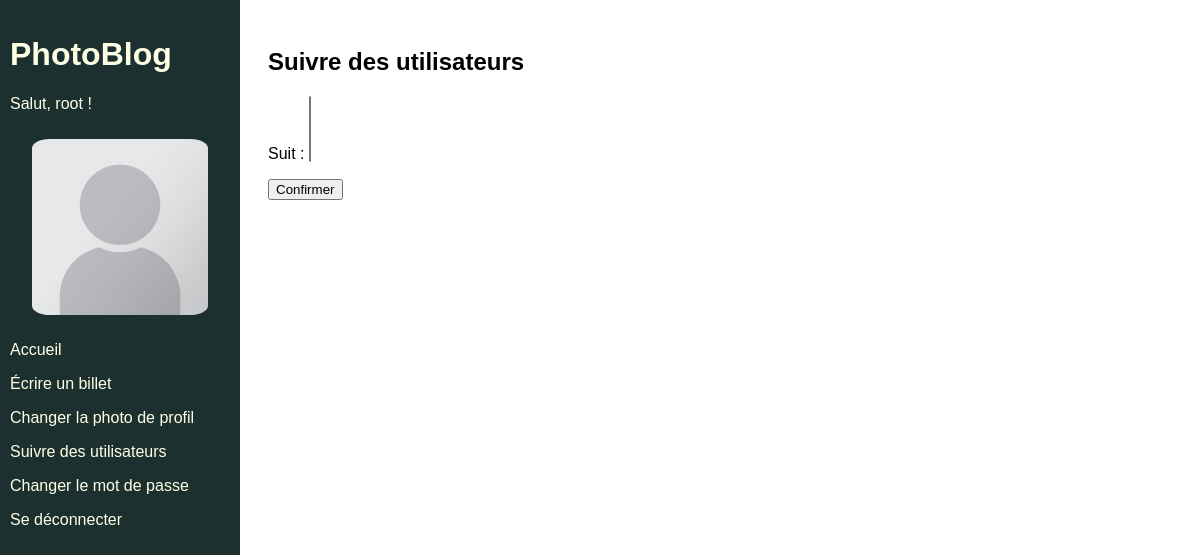
The page /follow-users/ (signed in) on the database as committed earlier.
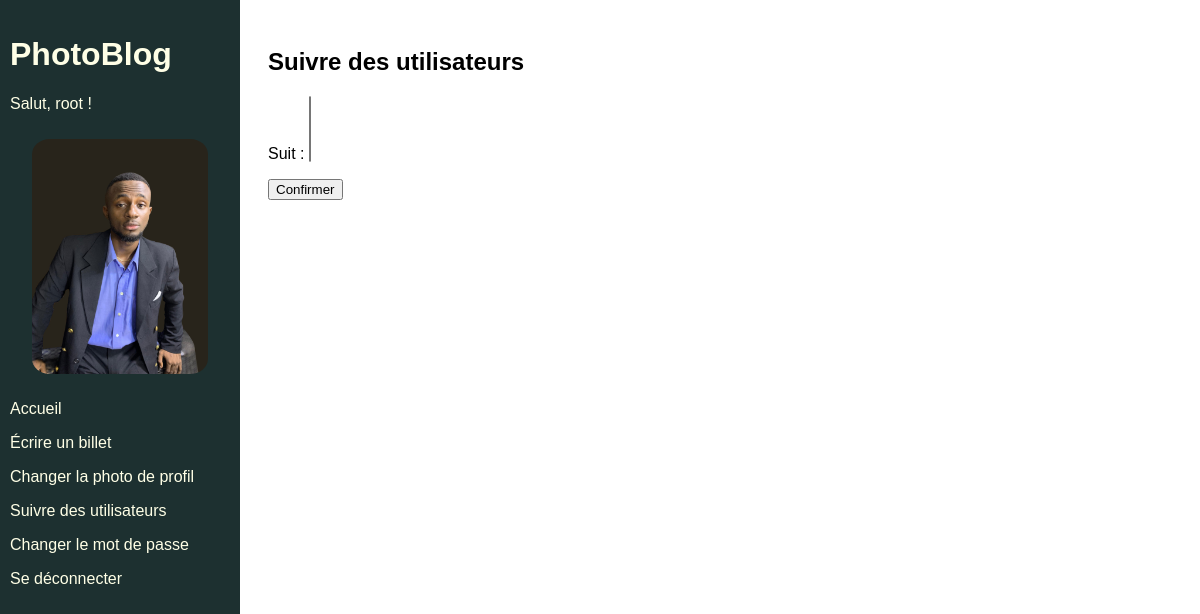
The same page on the database as committed later.
### authentication/models.py (models this page shows)
class User(AbstractUser):
    CREATOR = "CREATOR"
    SUBSCRIBER = "SUBSCRIBER"
    ROLE_CHOICES = (
        (CREATOR, 'Créateur'),
        (SUBSCRIBER, 'Abonné')
    )
    profile_photo = models.ImageField()
    role = models.CharField(max_length=30, choices=ROLE_CHOICES)
    follows = models.ManyToManyField(
        'self',
        limit_choices_to={'role': CREATOR},
        symmetrical=False,
        verbose_name='suit',
    )

### blog/views.py (the view)
# urls.py: path('follow-users/', follow_users, name='follow_users'),
@login_required
def follow_users(request):
    form = forms.FollowUsersForm(instance=request.user)
    if request.method == 'POST':
        form = forms.FollowUsersForm(request.POST, instance=request.user)
        if form.is_valid():
            form.save()
            return redirect('home')
    return render(request, 'blog/follow_users_form.html', context={'form': form})

### blog/forms.py
class FollowUsersForm(forms.ModelForm):
    class Meta:
        model = User
        fields = ['follows']

### blog/templates/blog/follow_users_form.html (shortened to what this page needs)
{% extends 'base.html' %}
{% block content %}
    <h2>Suivre des utilisateurs</h2>
    <form method="post">
        {{ form.as_p }}
        <button type="submit" >Confirmer</button>
    </form>
{% endblock content %}

### templates/base.html (shortened to what this page needs)
{% load static %}
<html>
    <head>
        <link rel="stylesheet" href="{% static 'app.css' %}">
        <link rel="stylesheet" href="{% static 'home.css' %}">
    </head>
    <body>
        <div class="sidebar">
            <h1>PhotoBlog</h1>
            {% if user.is_authenticated %}
                <p>Salut, {{ user }} !</p>
                {% if user.profile_photo %}
                    <img class="avatar" src={{ user.profile_photo.url }}>
                {% else %}
                    <img class="avatar" src="{% static 'images/default_profile.png'%}">
                {% endif %}
                <p><a href="{% url 'home' %}">Accueil</a></p>
                <p><a href="{% url 'blog_create' %}">Écrire un billet</a></p>
                <p><a href="{% url 'upload_profile_photo' %}">Changer la photo de profil</a></p>
                <p><a href="{% url 'follow_users' %}">Suivre des utilisateurs</a></p>
                <p><a href="{% url 'password_change' %}">Changer le mot de passe</a></p>
                <p><a href="#" id="logout-link">Se déconnecter</a></p>
            {% endif %}
        </div>
        <div class="main">
            {% block content %}{% endblock content %}
        </div>
    </body>
</html>

Rows that differ between the two databases and show on the page:
changed User "root": profile_photo: picture added
